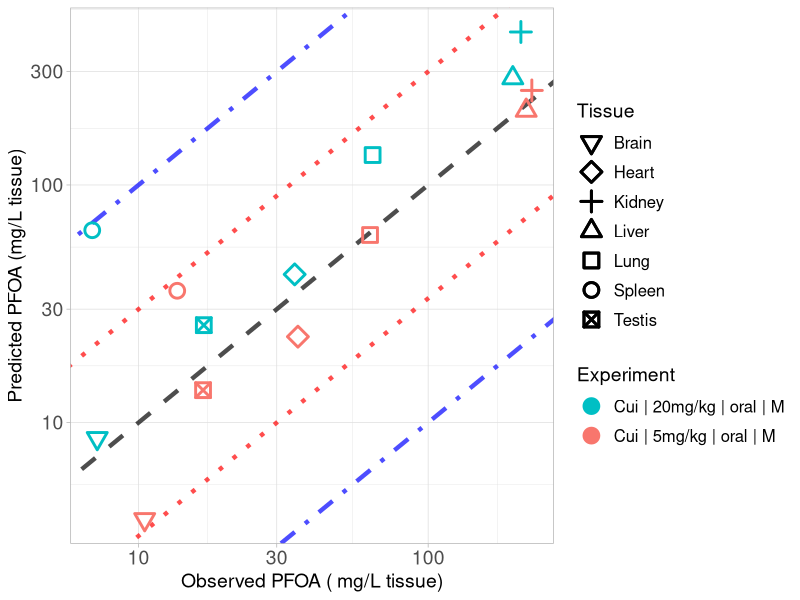

Reproduce this figure in R.
library(ggplot2)

#setwd("C:/Users/ptsir/Documents/GitHub/PFAS_PBK_models/PFOA inhalation Rat/Validation/Validation_results")
setwd("C:/Users/dpjio/Documents/GitHub/PFAS_PBK_models/PFOA inhalation Rat/Validation/Validation_koff_09_lung_different_RAF_bile")

# Load Results 
Cui_results <- read.csv("Cui_2008_results.csv", header = T)
Cui_low <- Cui_results[Cui_results$Dose == 5, ]
Cui_low$Experiment <- "Cui | 5mg/kg | oral | M"
Cui_high <- Cui_results[Cui_results$Dose == 20, ]
Cui_high$Experiment <- "Cui | 20mg/kg | oral | M"
# 
Tissue_markers <-  c(0:10,14)
names(Tissue_markers) <- c( "Lung",   "Spleen",  "Liver",   "Kidney", "Plasma", "Heart",
                            "Brain","Testis", "Stomach", "Intestines", "Carcass")

Experiment <- scales::hue_pal()(2)

names(Experiment) <- unique(c(Cui_low$Experiment, Cui_high$Experiment))



scatter_plot <- ggplot()+
  geom_abline(intercept = log10(1), slope = 1, linetype = "dashed", color = "black", linewidth = 1.5, alpha = 0.7) +  # Identity line in log10 scale
  geom_abline(intercept = log10(3), slope = 1, linetype = "dotted", color = "red", linewidth = 1.5, alpha = 0.7) +  # +3-fold error line
  geom_abline(intercept = log10(1/3), slope = 1, linetype = "dotted", color = "red", linewidth = 1.5, alpha = 0.7) +  # -3-fold error line
  geom_abline(intercept = log10(10), slope = 1, linetype = "dotdash", color = "blue", linewidth = 1.5, alpha = 0.7) +  # +10-fold error line
  geom_abline(intercept = log10(1/10), slope = 1, linetype = "dotdash", color = "blue", linewidth = 1.5, alpha = 0.7) +  # -10-fold error line
  geom_point(data = Cui_low, aes(x=Observed, y=Predicted, color = Experiment, shape = Tissue), size=4, stroke = 1.5)+
  geom_point(data = Cui_high, aes(x=Observed, y=Predicted, color = Experiment, shape = Tissue), size=4, stroke = 1.5)+
  scale_y_log10()+
  scale_x_log10()+
  scale_color_manual(values = Experiment)+
  theme(legend.spacing.y = unit(1, 'cm')) +
  guides(fill = guide_legend(byrow = TRUE))+
  scale_shape_manual(values = Tissue_markers)+
  theme_light()+
  labs(y = "Predicted PFOA (mg/L tissue)",
       x = "Observed PFOA ( mg/L tissue)")+
  theme(plot.title = element_text(hjust = 0.5),
        legend.key.size = unit(0.75, 'cm'),  
        legend.title = element_text(size=14),
        legend.text = element_text(size=12,  hjust = 0),
        axis.text = element_text(size = 14),
        axis.title = element_text(size = 14),
        )

#print(scatter_plot)

ggsave("validation_plot_PFOA_tissues.png", scatter_plot, width = 11, height = 7, units = "in", dpi = 300)
